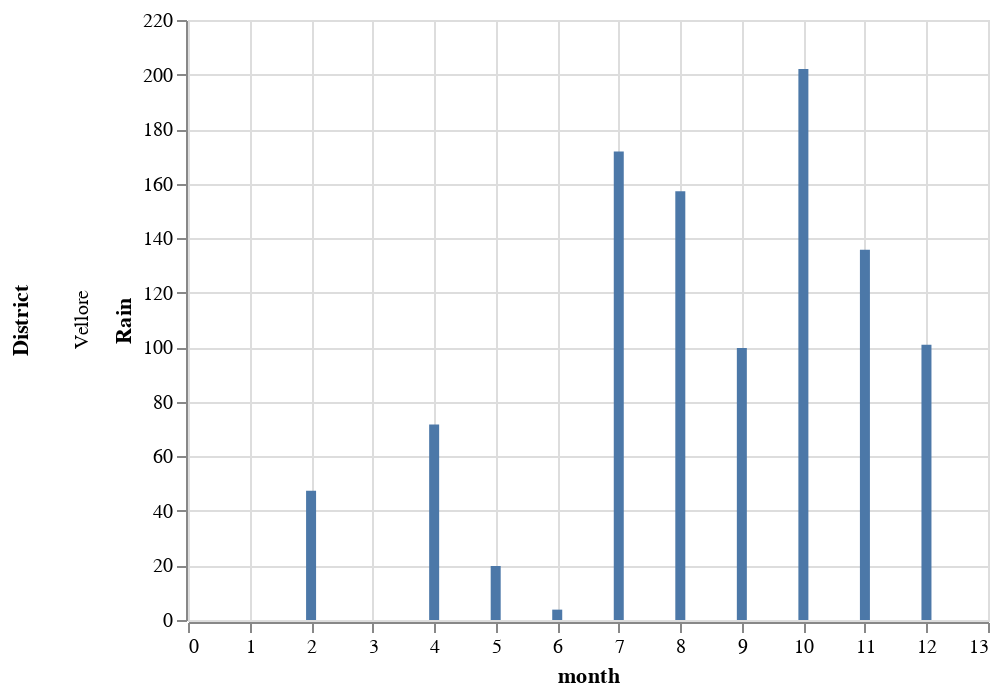

Notebook source saved alongside this figure:
### Code cell
import altair as alt
slider = alt.binding_range(min=2010, max=2019, step=1)
select_year= alt.selection_single(name='year', fields=['year'],
                                   bind=slider, init={'year': 2011})
slider2 = alt.binding_select(options=df_grouped["District"].unique())

select_district= alt.selection_single(name="District", fields=['District'],
                                   bind=slider2, init={'District': "Vellore"})
alt.Chart(df_grouped).mark_bar().encode(
    x="month",
    y="Rain",
    row="District",
    tooltip=["Rain","month"]
).add_selection(select_year,select_district).transform_filter(select_year).transform_filter(select_district)

### Figure 1 — Vega-Lite specification as saved in the notebook (floating-point values rounded to 4 significant figures; data arrays with more than 128 entries replaced by an {"elided": "..."} marker saying what was removed)
{"config": {"view": {"continuousWidth": 400, "continuousHeight": 300}}, "data": {"name": "data-46072f05090dd57526dc27820146a57d"}, "mark": "bar", "encoding": {"row": {"type": "nominal", "field": "District"}, "tooltip": [{"type": "quantitative", "field": "Rain"}, {"type": "quantitative", "field": "month"}], "x": {"type": "quantitative", "field": "month"}, "y": {"type": "quantitative", "field": "Rain"}}, "selection": {"year": {"type": "single", "fields": ["year"], "bind": {"input": "range", "max": 2019, "min": 2010, "step": 1}, "init": {"year": 2011}}, "District": {"type": "single", "fields": ["District"], "bind": {"input": "select", "options": ["ACS Mill", "Alangayam", "Ambur", "Arakkonam", "Arcot", "Gudiyatham", "Katpadi", "Kaveripakkam", "Melalathur", "Natrampalli", "Ponnai", "Sholingur", "TCS Mill", "Tirupattur", "VCS Mill", "Vaniyambadi", "Vellore", "Wallajah"]}, "init": {"District": "Vellore"}}}, "transform": [{"filter": {"selection": "year"}}, {"filter": {"selection": "District"}}], "$schema": "https://vega.github.io/schema/vega-lite/v4.8.1.json", "datasets": {"data-46072f05090dd57526dc27820146a57d": {"elided": "1521 records"}}}
